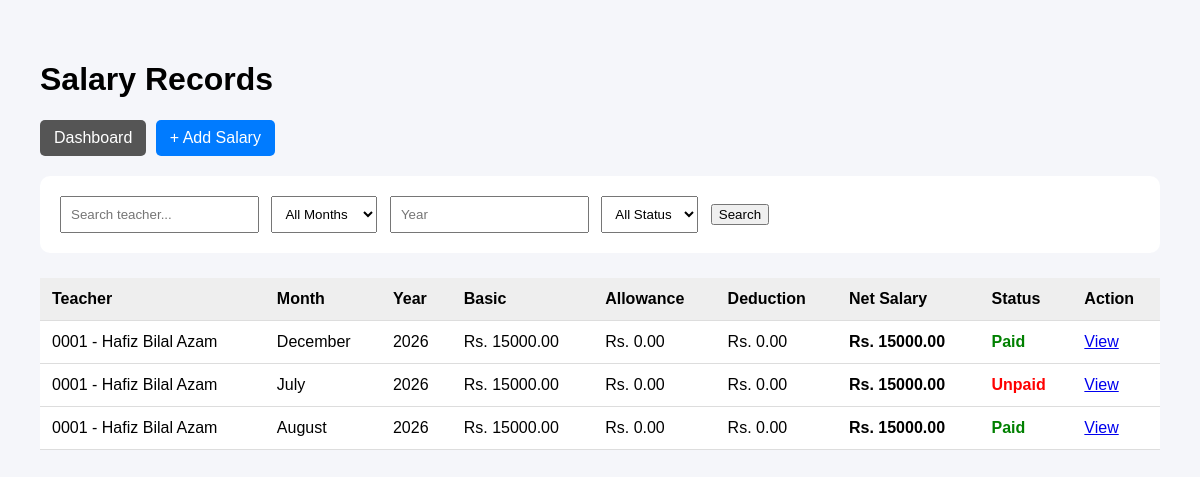
/salary/list/, run on the app's committed database.
### salary/models.py (models this page shows, shortened)
class Salary(models.Model):
    MONTH_CHOICES = [
        ("January", "January"),
        ("February", "February"),
        ("March", "March"),
        ("April", "April"),
        ("May", "May"),
        ("June", "June"),
        ("July", "July"),
        ("August", "August"),
        ("September", "September"),
        ("October", "October"),
        ("November", "November"),
        ("December", "December"),
    ]
    PAYMENT_METHODS = [
        ("Cash", "Cash"),
        ("Bank", "Bank"),
        ("JazzCash", "JazzCash"),
        ("EasyPaisa", "EasyPaisa"),
    ]
    teacher = models.ForeignKey(
        Teacher,
        on_delete=models.CASCADE,
        related_name="salary_entries"
    )
    month = models.CharField(
        max_length=20,
        choices=MONTH_CHOICES
    )
    year = models.PositiveIntegerField()
    basic_salary = models.DecimalField(
        max_digits=10,
        decimal_places=2,
        default=0
    )
    allowance = models.DecimalField(
        max_digits=10,
        decimal_places=2,
        default=0
    )
    advance = models.DecimalField(
        max_digits=10,
        decimal_places=2,
        default=0
    )
    deduction = models.DecimalField(
        max_digits=10,
        decimal_places=2,
        default=0
    )
    net_salary = models.DecimalField(
        max_digits=10,
        decimal_places=2,
        default=0
    )
    paid = models.BooleanField(
        default=False
    )
    payment_method = models.CharField(
        max_length=20,
        choices=PAYMENT_METHODS,
        default="Cash"
    )
    payment_date = models.DateField(
        null=True,
        blank=True
    )
    remarks = models.TextField(
        blank=True
    )
    created_at = models.DateTimeField(
        auto_now_add=True
    )
    class Meta:
        ordering = [
            "-year",
            "-id",
        ]
        constraints = [
            models.UniqueConstraint(
                fields=[
                    "teacher",
                    "month",
                    "year",
                ],
                name="unique_salary_teacher_month_year"
            )
        ]

### teachers/models.py (models this page shows, shortened)
class Teacher(models.Model):
    GENDER_CHOICES = [
        ("Male", "Male"),
        ("Female", "Female"),
    ]
    STATUS_CHOICES = [
        ("Active", "Active"),
        ("Inactive", "Inactive"),
    ]
    user = models.OneToOneField(
        User,
        on_delete=models.SET_NULL,
        related_name="teacher_profile",
        blank=True,
        null=True,
    )
    employee_id = models.CharField(
        max_length=20,
        unique=True,
        blank=True,
        null=True,
    )
    first_name = models.CharField(
        max_length=100
    )
    last_name = models.CharField(
        max_length=100,
        blank=True,
    )
    father_name = models.CharField(
        max_length=150
    )
    photo = models.ImageField(
        upload_to="teachers/",
        blank=True,
        null=True,
    )
    gender = models.CharField(
        max_length=10,
        choices=GENDER_CHOICES,
    )
    date_of_birth = models.DateField()
    phone = models.CharField(
        max_length=20
    )
    email = models.EmailField(
        blank=True,
        null=True,
    )
    cnic = models.CharField(
        max_length=15,
        unique=True,
    )
    qualification = models.CharField(
        max_length=150
    )
    subject = models.CharField(
        max_length=100
    )
    salary = models.DecimalField(
        max_digits=10,
        decimal_places=2,
    )
    joining_date = models.DateField()
    address = models.TextField()
    status = models.CharField(
        max_length=10,
        choices=STATUS_CHOICES,
        default="Active",
    )
    created_at = models.DateTimeField(
        auto_now_add=True
    )
    def __str__(self):
        return (
            f"{self.employee_id} - "
            f"{self.first_name} "
            f"{self.last_name}"
        )

### salary/views.py (the view)
def salary_list(request):
    query = request.GET.get("q", "")
    month = request.GET.get("month", "")
    year = request.GET.get("year", "")
    paid = request.GET.get("paid", "")
    salaries = Salary.objects.select_related(
        "teacher"
    )
    if query:
        salaries = salaries.filter(
            Q(teacher__first_name__icontains=query)
            |
            Q(teacher__last_name__icontains=query)
        )
    if month:
        salaries = salaries.filter(
            month=month
        )
    if year:
        salaries = salaries.filter(
            year=year
        )
    if paid == "paid":
        salaries = salaries.filter(
            paid=True
        )
    elif paid == "unpaid":
        salaries = salaries.filter(
            paid=False
        )
    salaries = salaries.order_by(
        "-year",
        "-id"
    )
    return render(
        request,
        "salary/salary_list.html",
        {
            "salaries": salaries,
            "query": query,
            "month": month,
            "year": year,
            "paid": paid,
            "month_choices": Salary.MONTH_CHOICES,
        }
    )

### salary/templates/salary/salary_list.html (shortened to what this page needs)
<!DOCTYPE html>
<html>
<head>
</head>
<body>
<div class="container">
    <h1>Salary Records</h1>
    <div class="actions">
        <a href="{% url 'salary:salary_dashboard' %}" class="btn secondary">
            Dashboard
        </a>
        <a href="{% url 'salary:add_salary' %}" class="btn">
            + Add Salary
        </a>
    </div>
    <form method="get">
        <input
            type="text"
            name="q"
            placeholder="Search teacher..."
            value="{{ query }}"
        >
        <select name="month">
            <option value="">All Months</option>
        </select>
        <input
            type="number"
            name="year"
            placeholder="Year"
            value="{{ year }}"
        >
        <select name="paid">
            <option value="">All Status</option>
        </select>
        <button type="submit">
            Search
        </button>
    </form>
    <table>
        <thead>
            <tr>
                <th>Teacher</th>
                <th>Month</th>
                <th>Year</th>
                <th>Basic</th>
                <th>Allowance</th>
                <th>Deduction</th>
                <th>Net Salary</th>
                <th>Status</th>
                <th>Action</th>
            </tr>
        </thead>
        <tbody>
        {% for salary in salaries %}
            <tr>
                <td>{{ salary.teacher }}</td>
                <td>{{ salary.month }}</td>
                <td>{{ salary.year }}</td>
                <td>Rs. {{ salary.basic_salary }}</td>
                <td>Rs. {{ salary.allowance }}</td>
                <td>Rs. {{ salary.deduction }}</td>
                <td><strong>Rs. {{ salary.net_salary }}</strong></td>
                <td>
                    {% if salary.paid %}
                        <span class="paid">Paid</span>
                    {% else %}
                        <span class="unpaid">Unpaid</span>
                    {% endif %}
                </td>
                <td>
                    <a href="{% url 'salary:salary_detail' salary.pk %}">
                        View
                    </a>
                </td>
            </tr>
        {% empty %}
            <tr>
                <td colspan="9">
                    No salary records found.
                </td>
            </tr>
        {% endfor %}
        </tbody>
    </table>
</div>
</body>
</html>

### salary/templates/salary/salary_list.html (style rules this page uses)
body { font-family: Arial, sans-serif; background: #f5f6fa; margin: 0; padding: 40px; }
.container { max-width: 1200px; margin: auto; }
.actions { margin-bottom: 20px; }
.btn { display: inline-block; padding: 9px 14px; background: #007bff; color: white; text-decoration: none; border-radius: 5px; margin-right: 5px; }
.btn.secondary { background: #555; }
form { background: white; padding: 20px; margin-bottom: 25px; border-radius: 10px; }
input, select { padding: 9px; margin-right: 8px; }
table { width: 100%; border-collapse: collapse; background: white; }
th, td { padding: 12px; border-bottom: 1px solid #ddd; text-align: left; }
th { background: #eee; }
.paid { color: green; font-weight: bold; }
.unpaid { color: red; font-weight: bold; }

### data on the page
Salary: teacher "0001 - Hafiz Bilal Azam", month "December", year "2026", basic_salary "15000.00", allowance "0.00", deduction "0.00", net_salary "15000.00", paid "Paid"
Salary: teacher "0001 - Hafiz Bilal Azam", month "July", year "2026", basic_salary "15000.00", allowance "0.00", deduction "0.00", net_salary "15000.00", paid "Unpaid"
Salary: teacher "0001 - Hafiz Bilal Azam", month "August", year "2026", basic_salary "15000.00", allowance "0.00", deduction "0.00", net_salary "15000.00", paid "Paid"
